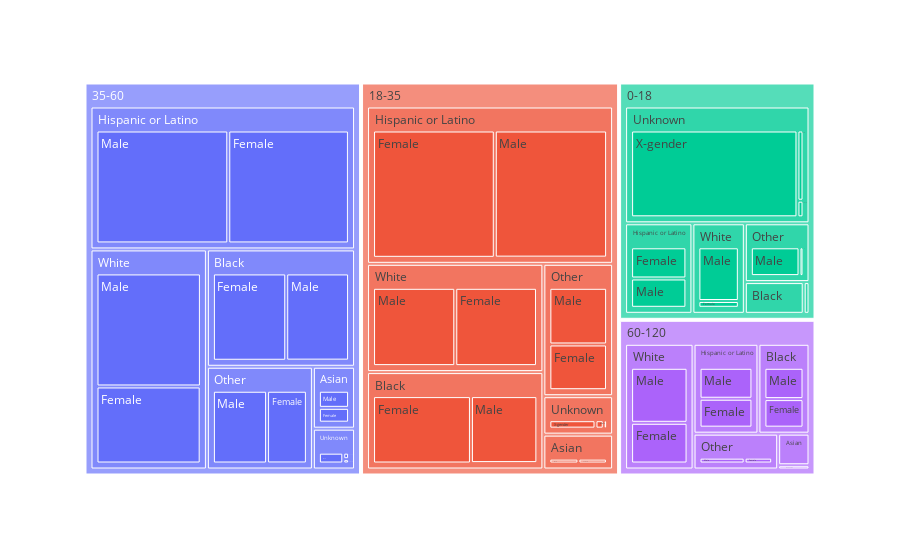

This figure's notebook cell:
### Code cell
import plotly.express as px

# Tworzenie interaktywnej wizualizacji typu treemap
fig = px.treemap(combined_df, path=['Vict Age bucket', 'Vict descent', 'Vict sex'], values='count')
fig.show()

### Figure 1 — Plotly figure (JSON) as saved in the notebook; plotly's stock layout.template omitted (floating-point values rounded to 4 significant figures)
{"data": [{"branchvalues": "total", "domain": {"x": [0, 1], "y": [0, 1]}, "hovertemplate": "labels=%{label}<br>count=%{value}<br>parent=%{parent}<br>id=%{id}<extra></extra>", "ids": ["0-18/Asian/Female", "18-35/Asian/Female", "35-60/Asian/Female", "60-120/Asian/Female", "0-18/Black/Female", "18-35/Black/Female", "35-60/Black/Female", "60-120/Black/Female", "0-18/Hispanic or Latino/Female", "18-35/Hispanic or Latino/Female", "35-60/Hispanic or Latino/Female", "60-120/Hispanic or Latino/Female", "0-18/Other/Female", "18-35/Other/Female", "35-60/Other/Female", "60-120/Other/Female", "0-18/Unknown/Female", "18-35/Unknown/Female", "35-60/Unknown/Female", "60-120/Unknown/Female", "0-18/White/Female", "18-35/White/Female", "35-60/White/Female", "60-120/White/Female", "0-18/Asian/Male", "18-35/Asian/Male", "35-60/Asian/Male", "60-120/Asian/Male", "0-18/Black/Male", "18-35/Black/Male", "35-60/Black/Male", "60-120/Black/Male", "0-18/Hispanic or Latino/Male", "18-35/Hispanic or Latino/Male", "35-60/Hispanic or Latino/Male", "60-120/Hispanic or Latino/Male", "0-18/Other/Male", "18-35/Other/Male", "35-60/Other/Male", "60-120/Other/Male", "0-18/Unknown/Male", "18-35/Unknown/Male", "35-60/Unknown/Male", "60-120/Unknown/Male", "0-18/White/Male", "18-35/White/Male", "35-60/White/Male", "60-120/White/Male", "18-35/Asian/X-gender", "18-35/Black/X-gender", "35-60/Black/X-gender", "18-35/Hispanic or Latino/X-gender", "35-60/Hispanic or Latino/X-gender", "18-35/Other/X-gender", "35-60/Other/X-gender", "0-18/Unknown/X-gender", "18-35/Unknown/X-gender", "35-60/Unknown/X-gender", "60-120/Unknown/X-gender", "18-35/White/X-gender", "35-60/White/X-gender", "0-18/Asian", "18-35/Asian", "35-60/Asian", "60-120/Asian", "0-18/Black", "18-35/Black", "35-60/Black", "60-120/Black", "0-18/Hispanic or Latino", "18-35/Hispanic or Latino", "35-60/Hispanic or Latino", "60-120/Hispanic or Latino", "0-18/Other", "18-35/Other", "35-60/Other", "60-120/Other", "0-18/Unknown", "18-35/Unknown", "35-60/Unknown", "60-120/Unknown", "0-18/White", "18-35/White", "35-60/White", "60-120/White", "0-18", "18-35", "35-60", "60-120"], "labels": ["Female", "Female", "Female", "Female", "Female", "Female", "Female", "Female", "Female", "Female", "Female", "Female", "Female", "Female", "Female", "Female", "Female", "Female", "Female", "Female", "Female", "Female", "Female", "Female", "Male", "Male", "Male", "Male", "Male", "Male", "Male", "Male", "Male", "Male", "Male", "Male", "Male", "Male", "Male", "Male", "Male", "Male", "Male", "Male", "Male", "Male", "Male", "Male", "X-gender", "X-gender", "X-gender", "X-gender", "X-gender", "X-gender", "X-gender", "X-gender", "X-gender", "X-gender", "X-gender", "X-gender", "X-gender", "Asian", "Asian", "Asian", "Asian", "Black", "Black", "Black", "Black", "Hispanic or Latino", "Hispanic or Latino", "Hispanic or Latino", "Hispanic or Latino", "Other", "Other", "Other", "Other", "Unknown", "Unknown", "Unknown", "Unknown", "White", "White", "White", "White", "0-18", "18-35", "35-60", "60-120"], "name": "", "parents": ["0-18/Asian", "18-35/Asian", "35-60/Asian", "60-120/Asian", "0-18/Black", "18-35/Black", "35-60/Black", "60-120/Black", "0-18/Hispanic or Latino", "18-35/Hispanic or Latino", "35-60/Hispanic or Latino", "60-120/Hispanic or Latino", "0-18/Other", "18-35/Other", "35-60/Other", "60-120/Other", "0-18/Unknown", "18-35/Unknown", "35-60/Unknown", "60-120/Unknown", "0-18/White", "18-35/White", "35-60/White", "60-120/White", "0-18/Asian", "18-35/Asian", "35-60/Asian", "60-120/Asian", "0-18/Black", "18-35/Black", "35-60/Black", "60-120/Black", "0-18/Hispanic or Latino", "18-35/Hispanic or Latino", "35-60/Hispanic or Latino", "60-120/Hispanic or Latino", "0-18/Other", "18-35/Other", "35-60/Other", "60-120/Other", "0-18/Unknown", "18-35/Unknown", "35-60/Unknown", "60-120/Unknown", "0-18/White", "18-35/White", "35-60/White", "60-120/White", "18-35/Asian", "18-35/Black", "35-60/Black", "18-35/Hispanic or Latino", "35-60/Hispanic or Latino", "18-35/Other", "35-60/Other", "0-18/Unknown", "18-35/Unknown", "35-60/Unknown", "60-120/Unknown", "18-35/White", "35-60/White", "0-18", "18-35", "35-60", "60-120", "0-18", "18-35", "35-60", "60-120", "0-18", "18-35", "35-60", "60-120", "0-18", "18-35", "35-60", "60-120", "0-18", "18-35", "35-60", "60-120", "0-18", "18-35", "35-60", "60-120", "", "", "", ""], "type": "treemap", "values": [17, 310, 312, 147, 270, 2642, 2409, 657, 870, 5199, 4650, 845, 80, 1063, 1187, 345, 40, 40, 34, 10, 148, 2452, 2667, 1098, 34, 316, 360, 150, 248, 1782, 2062, 720, 819, 4790, 5079, 904, 974, 1319, 1615, 565, 169, 99, 358, 18, 1168, 2467, 3922, 1484, 2, 11, 3, 7, 5, 2, 1, 5764, 553, 51, 12, 11, 6, 51, 628, 672, 297, 518, 4435, 4474, 1377, 1689, 9996, 9734, 1749, 1054, 2384, 2803, 910, 5973, 692, 443, 40, 1316, 4930, 6595, 2582, 10601, 23065, 24721, 6955]}], "layout": {"legend": {"tracegroupgap": 0}, "margin": {"t": 60}}}
